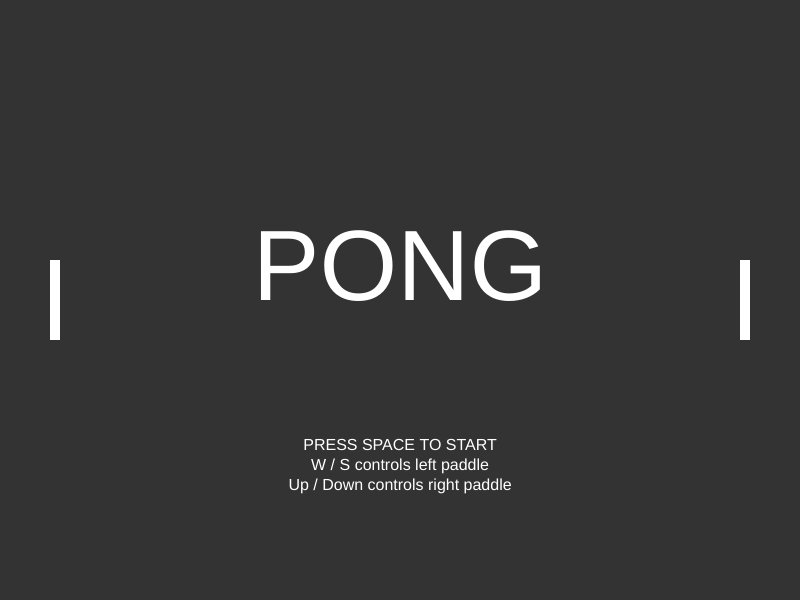
Frame 1 (no input)
Frame 60 (no input): identical to frame 1, image omitted
Frame 120 (the mouse pressed at the canvas centre since frame 60): identical to frame 1, image omitted

The p5.js sketch that drew this single still picture (run headless with seeded random() and noise() and a simulated clock; from frame 60 on, the mouse is pressed at the canvas centre):

// p5.js sketch
// ── sketch.js
var MAX_ROUNDS = 11;
var gameState;
var padOffset = 50;
var padLeft, padRight;
var leftColor, rightColor;
var padHeight = 40;
var padWidth = 5;
var padStep = 10;
var ballX, ballY;
var theta; // Y axis (down) is 0, angle measured counterclockwise
var ballVel;
var power;
var ballR = 9;
var scoreLeft, scoreRight;
var centreR = 2;
var dashLength = 20;
var paddleColors = ['white', 'yellow', 'orange', 'red', 'magenta', 'orchid', 'royalblue', 'aqua', 'lime'];

function setup() {
  createCanvas(800,600);
  rectMode(RADIUS);
  angleMode(DEGREES);
  textAlign(CENTER);
  scoreLeft = 0;
  scoreRight = 0;
  leftColor = 0;
  rightColor = 0;
  gameState = -2;  // Menu
  padLeft = height/2;
  padRight = height/2;
  velScaleFactor = 1.15;
  ballVel = createVector(0,0);
  ballX = width/2;
  ballY = random(2*ballR, height - (2*ballR));
}

function draw() {
  background(51);
  fill(255);
  noStroke();
  
  
  if (abs(gameState) < 2){
    // Centre line
    for (var i=0; i < (height/(2*dashLength)); i++){
      rect(width/2, i * (2*dashLength), centreR, dashLength/2);
    }
    
    // Movement of paddles
    if (keyIsDown(87) && (padLeft - padHeight - padStep) >= 0 ){ // W pressed
      padLeft -= padStep;
    }
    if (keyIsDown(83) && (padLeft + padHeight + padStep) <= height ) { // S pressed
      padLeft += padStep;
    }
    if (keyIsDown(38) && (padRight - padHeight - padStep) >= 0) { // UP pressed
      padRight -= padStep;
    }
    if (keyIsDown(40) && (padRight + padHeight + padStep) <= height ) { // DOWN pressed
      padRight += padStep;
    }
    
    // Round reset
    if (abs(gameState) == 1){
      theta = random(120-(90*gameState), 240-(90*gameState)); // [30,150] if gS=1, [210,330] if gS=-1
      power = 3;
      ballVel = createVector(power * sin(theta), power * cos(theta));
      gameState = 0;
    }
    
    // Movement of ball
    if (gameState == 0){
      if (ballY - ballR <= 0){ // TOP EDGE
        ballVel = createVector(ballVel.x, -ballVel.y);
      }
      
      if (ballY + ballR >= height) { // BOTTOM EDGE
        ballVel = createVector(ballVel.x, -ballVel.y);
      }
      
      if ((ballX + ballR > width-padOffset-(2*padWidth)) && 
          (abs(ballY-padRight) <= padHeight)) { // RIGHT PADDLE bounce
        power *= velScaleFactor;
        theta = map(ballY-padRight, -padHeight, padHeight, 210, 330);
        ballVel = createVector(power * sin(theta), power * cos(theta));
      }
      
      if ((ballX - ballR < padOffset+(2*padWidth)) &&
          (abs(ballY-padLeft) <= padHeight)) { // LEFT PADDLE bounce
        power *= velScaleFactor;
        theta = map(padLeft-ballY, -padHeight, padHeight, 30, 150);
        ballVel = createVector(power * sin(theta), power * cos(theta));
      }
    }
    
    // End of round conditions
    if (ballX-ballR <= 0) { 
      scoreRight += 1;
      ballX = width/2;
      ballY = random(2*ballR, height - (2*ballR));
      ballVel = createVector(0,0);
      gameState = -1;
      if (scoreRight == MAX_ROUNDS){
        noLoop(); // End of game, right has won
      }
    }
    
    if (ballX+ballR >= width) {
      scoreLeft += 1;
      ballX = width/2;
      ballY = random(2*ballR, height - (2*ballR));
      ballVel = createVector(0,0);
      gameState = 1;
      if (scoreLeft == MAX_ROUNDS){
        noLoop(); // End of game, left has won
      }
    }
    
    ballX += ballVel.x;
    ballY += ballVel.y;
    rect(ballX, ballY, ballR, ballR);
    textSize(40);
    text(scoreLeft, width/4, 40);
    text(scoreRight, 3*width/4, 40);
    
  } else if (gameState == -2) {
    // Main menu
    textSize(100);
    text("PONG", width/2, height/2);
    textSize(16);
    text("PRESS SPACE TO START\nW / S controls left paddle\nUp / Down controls right paddle", width/2, height*3/4);
    if (keyIsDown(32)) { // Space starts the game
      gameState = random([-1,1]);  // Choose random start direction (-1 to left, 1 to right)
      
      
    }
  }
  
  fill(paddleColors[leftColor]);
  rect(padOffset + padWidth, padLeft, padWidth, padHeight);
  fill(paddleColors[rightColor]);
  rect(width-padOffset-padWidth, padRight, padWidth, padHeight);
  
}

function keyPressed(){
  if (keyCode == 49){
    leftColor = (leftColor + 1) % paddleColors.length;
  }
  if (keyCode == 50){
    rightColor = (rightColor + 1) % paddleColors.length;
  }
}
